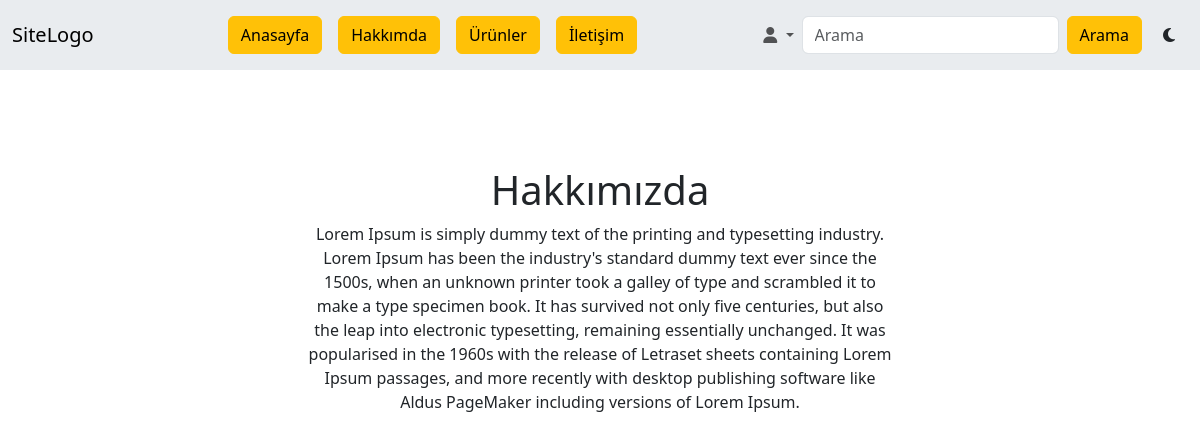
The app's page /hakkimizda with its own data.
### siteApp/models.py (models this page shows, shortened)
class Hakkimizda(models.Model):
    hakkimizdaBaslik = models.CharField(("Başlık"), max_length=50)
    hakkimizdaIcerik = models.TextField(("İçerik"), max_length=600)

### siteApp/views.py (the view)
# urls.py: path('hakkimizda', hakkimizda, name='hakkimda'),
def hakkimizda(request):
    icerik = {}
    db = Hakkimizda.objects.all()
    icerik['hakkimizdaVeri'] = db
    return render(request, "hakkimizda.html", icerik)

### siteApp/templates/hakkimizda.html (shortened to what this page needs)
{% extends "base.html" %}
{% block site-icerik %}
<section id="urunler">
  {% if hakkimizdaVeri %}
  {% for hakkimiz in hakkimizdaVeri %}
  <div class="row justify-content-center mt-5">
    <div class="col-md-6">
      <h1 class="text-center mt-5">{{hakkimiz.hakkimizdaBaslik}}</h1>
      <p class="text-center mt-2">{{hakkimiz.hakkimizdaIcerik}}</p>
    </div>
  </div>
</section>
{% endfor %}
{% endif %}
{% endblock site-icerik %}

### siteApp/static/css/style.css (style rules this page uses)
* { margin: 0; padding: 0; box-sizing: border-box; }

### records on screen
Hakkimizda: hakkimizdaBaslik "Hakkımızda", hakkimizdaIcerik "Lorem Ipsum is simply dummy text of the printing and typesetting industry. Lorem Ipsum has been the industry's standard dummy text ever since the 1500s, when an unknown printer took a galley of type and scrambled it to make a type specimen book. It has survived not only five centuries, but also the leap into electronic typesetting, remaining essentially unchanged. It was popularised in the 1960s with the release of Letraset sheets containing Lorem Ipsum passages, and more recently with desktop publishing software like Aldus PageMaker including versions of Lorem Ipsum."
